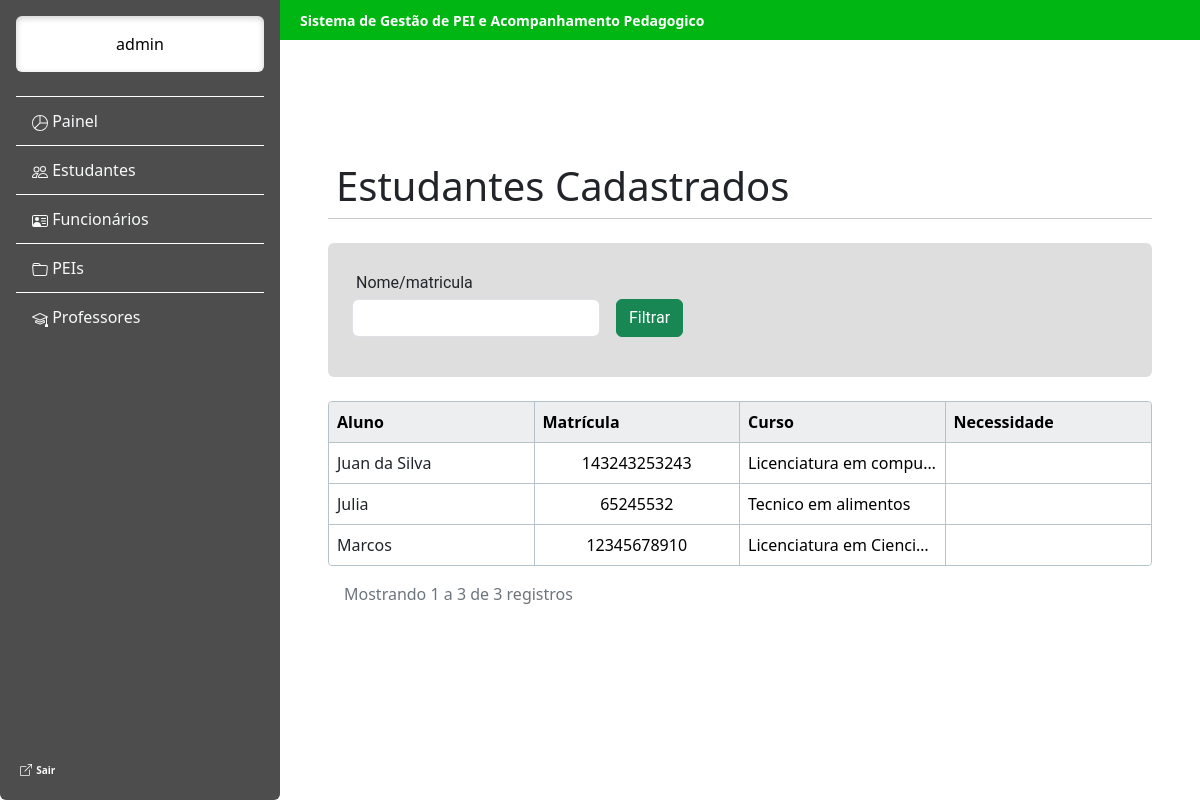
/estudante/estudante_cadastrado/ (signed in), run on the app's committed database.
### estudante/models.py (models this page shows, shortened)
class Usuario(AbstractUser):
    cpf = models.CharField(max_length=255, unique=True)

class Estudante(models.Model):
    cpf = models.CharField(max_length=255, unique=True)
    matricula = models.CharField(max_length=255, primary_key=True)
    nome = models.CharField(max_length=255)
    data_de_nascimento = models.DateField()
    curso = models.CharField(max_length=255)
    periodo = models.IntegerField()
    turma = models.CharField(max_length=255)
    ingresso = models.DateField()
    nota = models.FloatField()
    telefone = models.CharField(max_length=255)
    email = models.EmailField(unique=True)
    pai = models.CharField(max_length=255)
    mae = models.CharField(max_length=255)
    telefone_responsavel = models.CharField(max_length=255)
    email_responsavel = models.CharField(max_length=255)

### estudante/views.py (the view)
# urls.py: path("estudante_cadastrado/", views.estudante_cadastrado, name="estudante_cadastrado"),
@login_required(login_url="login1")
def estudante_cadastrado(request):
    estudantes = Estudante.objects.all().order_by("nome")
    filtro = request.GET.get("filtro", "").strip()
    if filtro:
        estudantes = estudantes.filter(Q(nome__icontains=filtro) | Q(matricula__icontains=filtro))
    paginas = Paginator(estudantes,
                        9)  # isso aqui faz a divisão da quantidade de estudantes em tabelas de 9 em 9, ou menos
    pagina = request.GET.get(
        "page")  # isso aqui é para saber qual paginas entre, as divisões feitas, foi pedida pelo user
    estudantes = paginas.get_page(pagina)  # coloca os estudantes divididos na variavel estudante
    estudante_selecionado = None
    matricula = request.GET.get("estudante")
    if matricula:
        estudante_selecionado = Estudante.objects.get(matricula=matricula)
    dicionario = {"estudantes": estudantes, 'nome_usuario': request.user.first_name,
                  "estudante_selecionado": estudante_selecionado, "filtro": filtro}
    return render(request, "estudantes_cadastrados.html", dicionario)

### estudante/templates/estudantes_cadastrados.html (shortened to what this page needs)
<!doctype html>
<html lang="pt-BR">
<head>
    <link href="https://cdn.jsdelivr.net/npm/bootstrap@5.3.8/dist/css/bootstrap.min.css" rel="stylesheet">
</head>
<body class="d-flex justify-content-center align-items-center min-vh-100">
    {% include 'barra_lateral.html' %}
    <main class="flex-grow-1 p-5">
        <div class="topbar fw-bold" style=" background-color: #00B612; color: #ffffff; font-size: 14px;">
            Sistema de Gestão de PEI e Acompanhamento Pedagogico
        </div>
        <div class="display-6 p-2">
            Estudantes Cadastrados
        </div>
        <hr class="w-100  m-0 p-0 border-dark">
        <br>
    <form method="get" class="bg-cinza w-100 p-4 rounded">
        <div class="p-1">Nome/matricula</div>
        <div class="row g-3 mb-3">
            <div class="col-md-4"><input name="filtro" value="{{ filtro }}"  class="form-control"></div>
            <div class="col-md-3"><button type="submit" class="btn btn-success">Filtrar</button></div>
        </div>
    </form>
        <br>
        <table class="table w-100 mb-0 tabela-customizada">
            <thead>
                <tr>
                    <th class="p-2">Aluno</th>
                    <th class="p-2">Matrícula</th>
                    <th class="p-2">Curso</th>
                    <th class="p-2">Necessidade</th>
                </tr>
            </thead>
            <tbody>
             {% if estudantes %}
                {% for estudante in estudantes %}
                <tr>
                    <td class="p-2"><a href="{% url 'estudante_cadastrado' %}?page={{ estudantes.number }}&estudante={{ estudante.matricula }}&filtro={{ filtro }}" class="link-dark text-decoration-none">
                                        {{ estudante.nome }}
                                    </a></td>
                    <td class="text-center p-2">{{ estudante.matricula }}</td>
                    <td class="p-2">{{ estudante.curso }}</td>
                    <td class="p-2">{{ estudante.diagnostico.texto}}</td>
                </tr>
                {% endfor %}
            {% else %}
                 <tr>
                    <td>
                    Nenhum estudante encontrado
                    </td>
                 </tr>
            {% endif %}
            </tbody>
        </table>
        <div class="d-flex justify-content-between align-items-center p-3">
            <div class="text-secondary">
                Mostrando {{estudantes.start_index}} a {{estudantes.end_index}} de {{ estudantes.paginator.count }} registros
            </div>
        </div>
        <br>
    </main>
</body>
</html>

### estudante/templates/barra_lateral.html (shortened to what this page needs)
<!DOCTYPE html>
<html lang="pt-BR">
<head>
    <link href="https://cdn.jsdelivr.net/npm/bootstrap@5.3.8/dist/css/bootstrap.min.css" rel="stylesheet">
</head>
<body>
    <div class="barra-lateral d-flex flex-column flex-shrink-0 p-3 vh-100 rounded-bottom">
        <a class="nav-link text-center text-black rounded bg-white p-3" style="box-shadow: inset 0 2px 6px rgba(0,0,0,0.2);" > {{ nome_usuario }} </a>
        <br>
        <ul class="barra-lateral-link nav nav-pills flex-column mb-auto">
            <li class="nav-item">
                <a href="/estudante/painel_administrador/#" class="nav-link link-light" aria-current="page">
                    <svg xmlns="http://www.w3.org/2000/svg" width="16" height="16" fill="currentColor" class="bi bi-pie-chart" viewBox="0 0 16 16">
                      <path d="M7.5 1.018a7 7 0 0 0-4.79 11.566L7.5 7.793zm1 0V7.5h6.482A7 7 0 0 0 8.5 1.018M14.982 8.5H8.207l-4.79 4.79A7 7 0 0 0 14.982 8.5M0 8a8 8 0 1 1 16 0A8 8 0 0 1 0 8"/>
                    </svg>
                    Painel
                </a>
            </li>
            <li>
                <a href="/estudante/gerenciar_estudante/#" class="nav-link link-light">
                    Estudantes
                </a>
            </li>
            <li>
                <a href="/estudante/gerenciar_funcionario/#" class="nav-link link-light">
                    Funcionários
                </a>
            </li>
            <li>
                <a href="/estudante/gerenciar_pei/#" class="nav-link link-light">
                    PEIs
                </a>
            </li>
            <li>
                <a href="/estudante/gerenciar_professor/#" class="nav-link link-light">
                    Professores
            </a>
            </li>
        </ul>
        <div class="mt-auto">
            <a href="{% url 'sair' %}" class="nav-link link-light p-1">
                <strong class="txt-ot"> Sair </strong>
            </a>
        </div>
    </div>
</body>
</html>

### estudante/templates/barra_lateral.html (style rules this page uses)
.txt-ot { font-size: 10px; }
main { margin-left: 280px; padding: 20px; }
.barra-lateral { position: fixed; top: 0; left: 0; width: 280px; height: 100vh; background-color: #4D4D4D; color: white; }
.barra-lateral-link .nav-link { color: white; border-top: 1px solid white; border-radius: 0; padding: 12px 16px; }
.topbar { position: fixed; top: 0; left: 280px; right: 0; height: 40px; background: #00B612; color: white; display: flex; align-items: center; padding: 0 20px; z-index: 1000; }
.tabela-customizada { width:100%; table-layout:fixed; border-collapse:separate; border-spacing:0; border: 1px solid #B6C3CA; border-radius:4px; }
.tabela-customizada td, .tabela-customizada th { border-right: 1px solid #B6C3CA; vertical-align:middle; white-space:nowrap; overflow:hidden; text-overflow:ellipsis; }
.tabela-customizada thead th { background:#ECEEEF; border-right: 1px solid #B6C3CA; border-bottom: 1px solid #B6C3CA; font-weight:600; }
.tabela-customizada thead th:first-child { border-top-left-radius:4px; }
.tabela-customizada thead th:last-child { border-top-right-radius:4px; }
.tabela-customizada tbody tr:last-child td:first-child { border-bottom-left-radius:4px; }
.tabela-customizada tbody tr:last-child td:last-child { border-bottom-right-radius:4px; }
.tabela-customizada th:last-child, .tabela-customizada td:last-child { border-right: none; }
.tabela-customizada tbody tr:last-child td { border-bottom: none; }
.bg-cinza { background-color: #DEDEDE; font-family: 'Roboto', sans-serif; }

### data on the page
Usuario: first_name "admin"
Estudante: nome "Juan da Silva", matricula "143243253243", curso "Licenciatura em compu…"
Estudante: nome "Julia", matricula "65245532", curso "Tecnico em alimentos"
Estudante: nome "Marcos", matricula "12345678910", curso "Licenciatura em Cienci…"

### other printed values
{{ estudantes.start_index }} "1"
{{ estudantes.end_index }} "3"
{{ estudantes.paginator.count }} "3"
